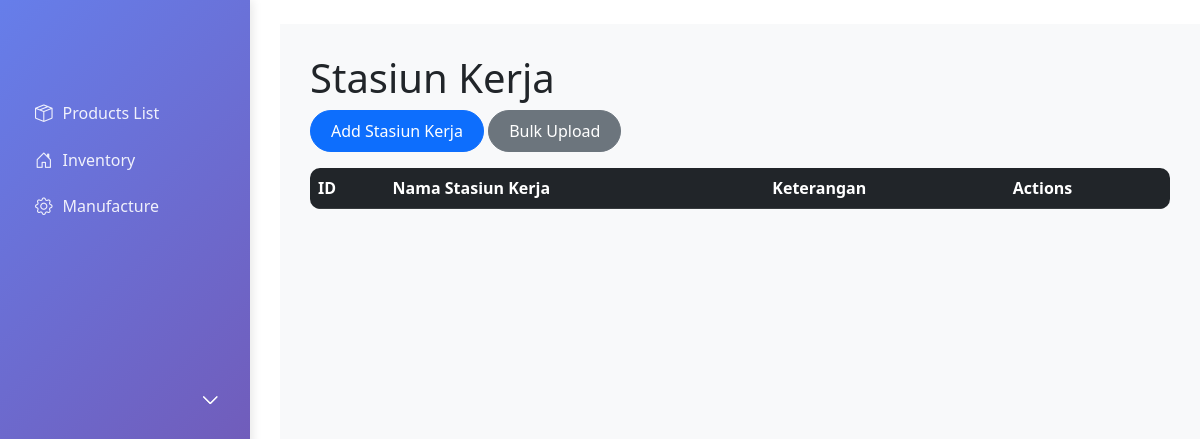
/manufacture/stasiunkerja/, run on an earlier commit of the app's database.
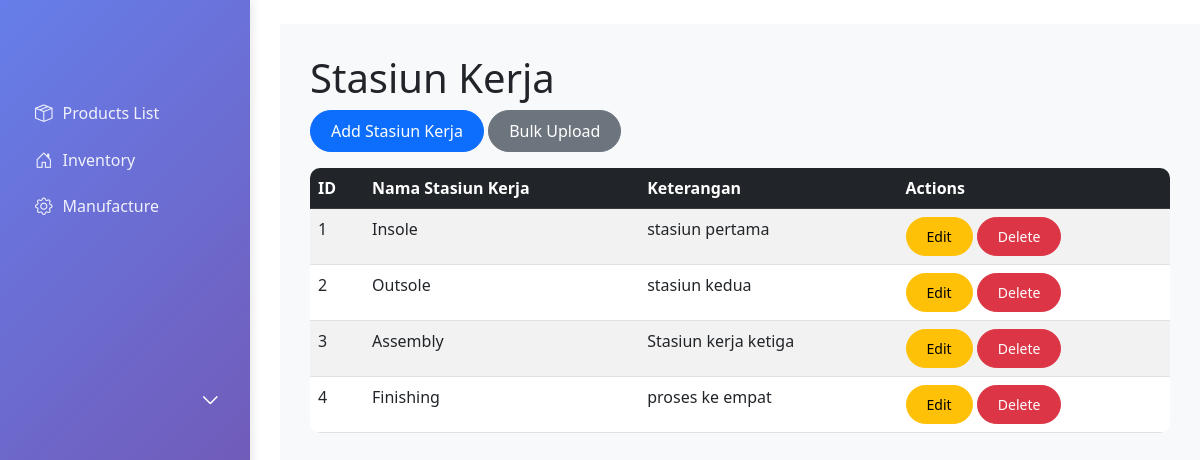
And on a later commit of the database.
### manufacture/models.py (models this page shows, shortened)
class StasiunKerja(models.Model):
    id_stasiun_kerja = models.AutoField(primary_key=True)
    nama_stasiun_kerja = models.CharField(max_length=200)
    keterangan = models.TextField(blank=True)

### manufacture/views.py (the view)
# urls.py: path('stasiunkerja/', views.stasiunkerja_list, name='stasiunkerja_list'),
def stasiunkerja_list(request):
    stasiunkers = StasiunKerja.objects.all()
    return render(request, 'manufacture/stasiunkerja_list.html', {'stasiunkers': stasiunkers})

### manufacture/templates/manufacture/stasiunkerja_list.html (shortened to what this page needs)
{% extends 'base.html' %}
{% block content %}
<h1>Stasiun Kerja</h1>
<div class="mb-3">
    <a href="{% url 'stasiunkerja_create' %}" class="btn btn-primary">Add Stasiun Kerja</a>
    <a href="{% url 'stasiunkerja_bulk_create' %}" class="btn btn-secondary">Bulk Upload</a>
</div>
<div class="table-responsive">
    <table class="table table-striped table-hover">
        <thead class="table-dark">
            <tr>
                <th>ID</th>
                <th>Nama Stasiun Kerja</th>
                <th>Keterangan</th>
                <th>Actions</th>
            </tr>
        </thead>
        <tbody>
            {% for stasiunker in stasiunkers %}
            <tr>
                <td>{{ stasiunker.id_stasiun_kerja }}</td>
                <td>{{ stasiunker.nama_stasiun_kerja }}</td>
                <td>{{ stasiunker.keterangan }}</td>
                <td>
                    <a href="{% url 'stasiunkerja_update' stasiunker.pk %}" class="btn btn-sm btn-warning">Edit</a>
                    <a href="{% url 'stasiunkerja_delete' stasiunker.pk %}" class="btn btn-sm btn-danger">Delete</a>
                </td>
            </tr>
            {% endfor %}
        </tbody>
    </table>
</div>
{% endblock %}

What changed in the data, as far as the page shows it:
added StasiunKerja: id_stasiun_kerja "1", nama_stasiun_kerja "Insole", keterangan "stasiun pertama"
added StasiunKerja: id_stasiun_kerja "2", nama_stasiun_kerja "Outsole", keterangan "stasiun kedua"
added StasiunKerja: id_stasiun_kerja "3", nama_stasiun_kerja "Assembly", keterangan "Stasiun kerja ketiga"
added StasiunKerja: id_stasiun_kerja "4", nama_stasiun_kerja "Finishing", keterangan "proses ke empat"
